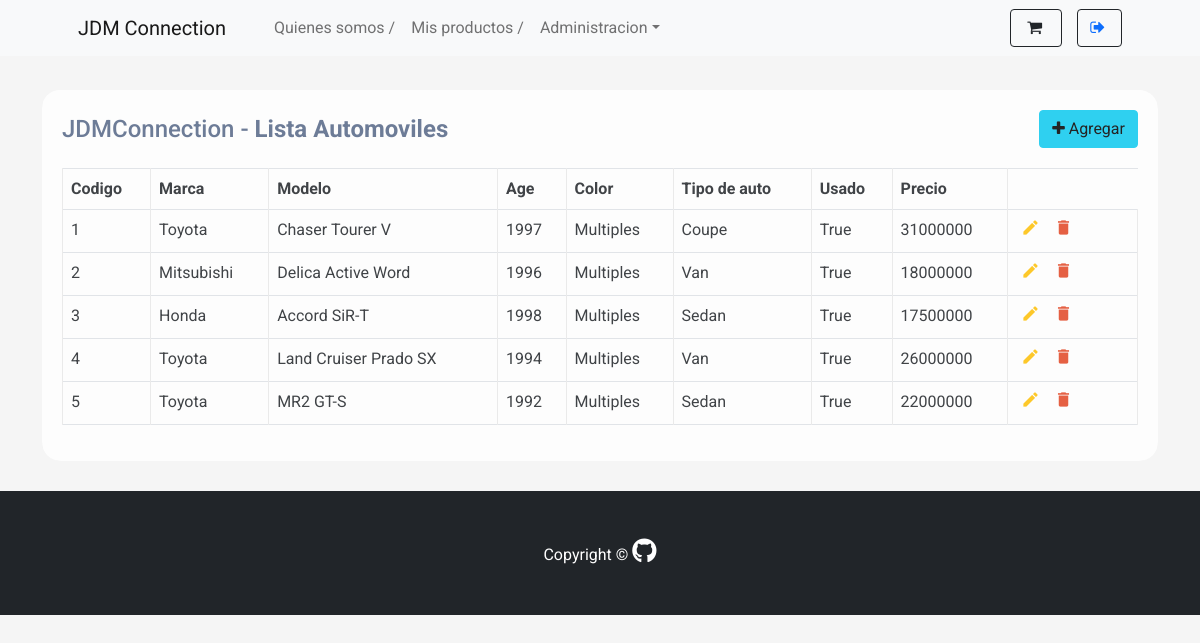
Page /crudCars/ (signed in) on the committed database.
### cars/models.py (models this page shows, shortened)
class Cars(models.Model):
    brand       = models.CharField(max_length=30)
    model       = models.CharField(max_length=50)
    color       = models.CharField(max_length=30)
    description = models.TextField(blank=True)
    type_car    = models.CharField(max_length=30)
    age         = models.CharField(max_length=4)
    used        = models.BooleanField(default=True)
    stock       = models.IntegerField(default=1, null=False)
    price       = models.IntegerField()
    register    = models.DateTimeField(auto_now_add=True)
    image       = models.ImageField(upload_to="cars_img", null=True)
    in_stock    = models.BooleanField(default=True)
    class Meta:
        db_table = 'cars'
        ordering = ['id']

### cars/views.py (the view)
# urls.py: path('crudCars/', views.crud_cars, name='crud_cars'),
@login_required
def crud_cars(request):
    cars = Cars.objects.all()
    return render(request, "crud/crud_cars.html", {
        'cars': cars
    })

### cars/context_processor.py (called while the page is built)
def total_cart_value(request):
    cart = request.session.get("cart", {})
    total_value = 0
    for key, value in cart.items():
        price = int(value.get("price", 0))
        quantity = int(value.get("quantity", 0))
        total_value += price
    return {'total_cart_value': total_value}

### cars/templates/crud/crud_cars.html (shortened to what this page needs)
{% extends "base/base.html" %}
{% block content_crud %}
<link rel="stylesheet" href="https://maxcdn.bootstrapcdn.com/font-awesome/4.7.0/css/font-awesome.min.css">
{% endblock content_crud %} {% block content %}
{% load humanize %}
<div class="container-xl" style="margin-top: 90px;">
    <div class="table-responsive" style="border-radius: 18px 19px 19px 19px;-webkit-border-radius: 18px 19px 19px 19px;-moz-border-radius: 18px 19px 19px 19px;opacity: 0.85;">
        <div class="table-wrapper">
            <div class="table-title">
                <div class="row">
                    <div class="col-sm-8">
                        <h2>JDMConnection - <b>Lista Automoviles</b></h2>
                    </div>
                    <div class="col-sm-4" style="text-align: right;">
                        <form action="{% url 'register_car' %}">
                            <button type="submit" class="btn btn-info add-new">
                                <i class="fa fa-plus"></i> Agregar
                            </button>
                        </form>
                    </div>
                </div>
            </div>
            <table class="table table-bordered">
                <thead>
                    <tr>
                        <th>Codigo</th>
                        <th>Marca</th>
                        <th>Modelo</th>
                        <th>Age</th>
                        <th>Color</th>
                        <th>Tipo de auto</th>
                        <th>Usado</th>
                        <th>Precio</th>
                    </tr>
                </thead>
                <tbody>
                    {% for car in cars %}
                       <tr>
                            <td>{{car.id}}</td>
                            <td>{{car.brand}}</td>
                            <td>{{car.model}}</td>
                            <td>{{car.age}}</td>
                            <td>{{car.color}}</td>
                            <td>{{car.type_car}}</td>
                            <td>{{car.used}}</td>
                            <td>{{car.price}}</td>
                            <td>
                                <a href="{% url 'update_car' car.id %}" class="edit" title="Editar" data-toggle="tooltip"><i class="material-icons">&#xE254;</i></a>
                                <a href="{% url 'delete_car' car.id %}" class="delete" title="Eliminar" data-toggle="tooltip"><i class="material-icons">&#xE872;</i></a>
                            </td>
                       </tr>
                    {% endfor %}
                </tbody>
            </table>
        </div>
    </div>
</div>
{% endblock content %}

### cars/templates/crud/crud_cars.html (style rules this page uses)
body { color: #566787; background: #f5f5f5; font-family: 'Roboto', sans-serif; }
.table-responsive { margin: 30px 0; }
.table-wrapper { min-width: 1000px; background: #fff; padding: 20px; box-shadow: 0 1px 1px rgba(0,0,0,.05); }
.table-title { font-size: 15px; padding-bottom: 10px; margin: 0 0 10px; min-height: 45px; }
.table-title h2 { margin: 5px 0 0; font-size: 24px; }
table.table tr th, table.table tr td { border-color: #e9e9e9; }
table.table td:last-child { width: 130px; }
table.table td a { color: #a0a5b1; display: inline-block; margin: 0 5px; }
table.table td a.edit { color: #FFC107; }
table.table td a.delete { color: #E34724; }
table.table td i { font-size: 19px; }

### rows in the picture
Cars: id "1", brand "Toyota", model "Chaser Tourer V", age "1997", color "Multiples", type_car "Coupe", used "True", price "31000000"
Cars: id "2", brand "Mitsubishi", model "Delica Active Word", age "1996", color "Multiples", type_car "Van", used "True", price "18000000"
Cars: id "3", brand "Honda", model "Accord SiR-T", age "1998", color "Multiples", type_car "Sedan", used "True", price "17500000"
Cars: id "4", brand "Toyota", model "Land Cruiser Prado SX", age "1994", color "Multiples", type_car "Van", used "True", price "26000000"
Cars: id "5", brand "Toyota", model "MR2 GT-S", age "1992", color "Multiples", type_car "Sedan", used "True", price "22000000"
